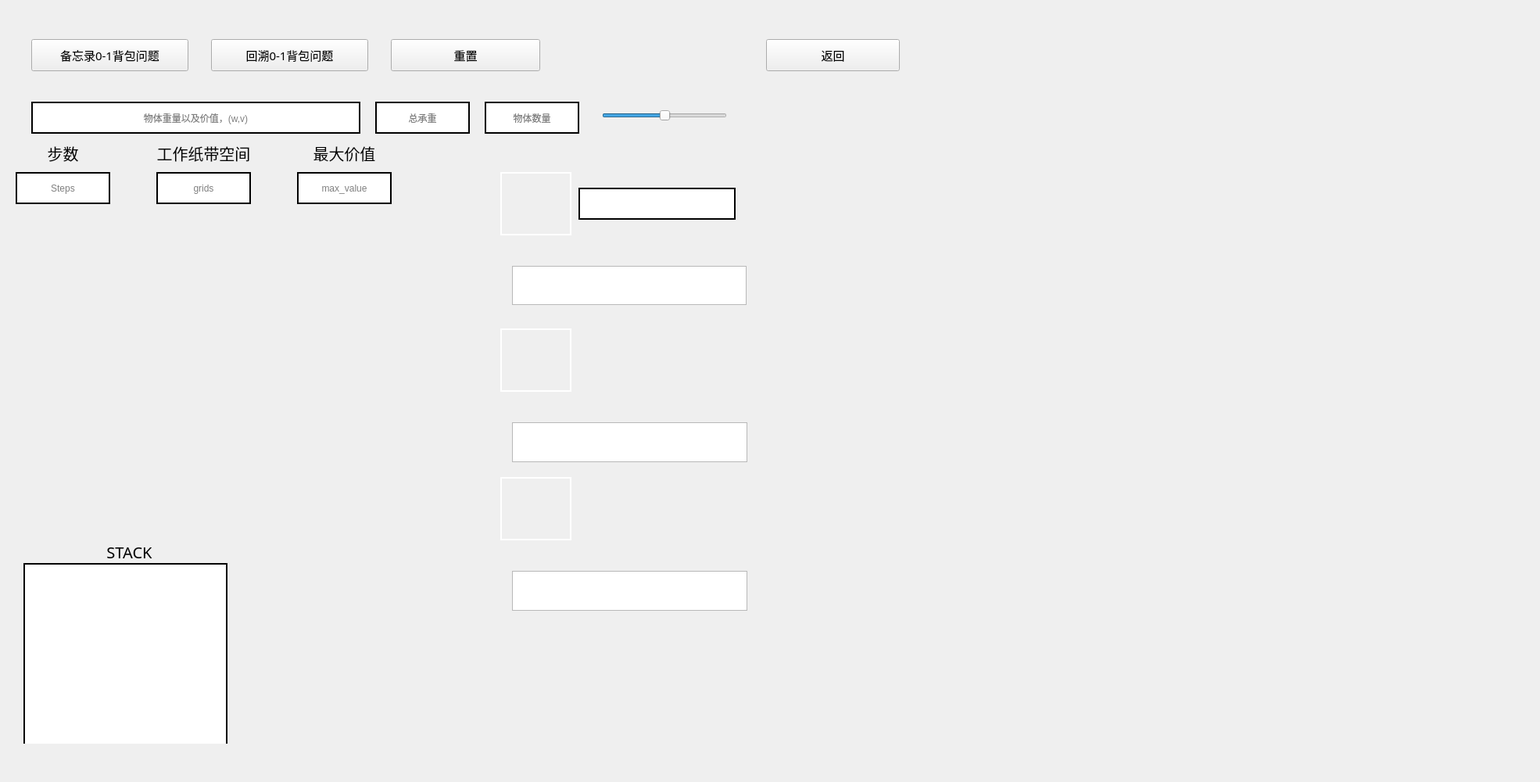
<?xml version="1.0" encoding="UTF-8"?>
<ui version="4.0">
 <class>recur_knapsack</class>
 <widget class="QWidget" name="recur_knapsack">
  <property name="geometry">
   <rect>
    <x>0</x>
    <y>0</y>
    <width>1970</width>
    <height>1000</height>
   </rect>
  </property>
  <property name="minimumSize">
   <size>
    <width>1200</width>
    <height>1000</height>
   </size>
  </property>
  <property name="maximumSize">
   <size>
    <width>999999</width>
    <height>1000</height>
   </size>
  </property>
  <property name="windowTitle">
   <string>recur_knapsack</string>
  </property>
  <widget class="QPushButton" name="memory_knap">
   <property name="geometry">
    <rect>
     <x>40</x>
     <y>50</y>
     <width>201</width>
     <height>41</height>
    </rect>
   </property>
   <property name="font">
    <font>
     <family>华文楷体</family>
     <pointsize>11</pointsize>
     <weight>50</weight>
     <italic>false</italic>
     <bold>false</bold>
    </font>
   </property>
   <property name="styleSheet">
    <string notr="true">QPushButton
{
	font: 11pt &quot;华文楷体&quot;;
}</string>
   </property>
   <property name="text">
    <string>备忘录0-1背包问题</string>
   </property>
  </widget>
  <widget class="QPushButton" name="backtrack_knap">
   <property name="geometry">
    <rect>
     <x>270</x>
     <y>50</y>
     <width>201</width>
     <height>41</height>
    </rect>
   </property>
   <property name="font">
    <font>
     <family>华文楷体</family>
     <pointsize>11</pointsize>
     <weight>50</weight>
     <italic>false</italic>
     <bold>false</bold>
    </font>
   </property>
   <property name="styleSheet">
    <string notr="true">QPushButton
{
	font: 11pt &quot;华文楷体&quot;;
}</string>
   </property>
   <property name="text">
    <string>回溯0-1背包问题</string>
   </property>
  </widget>
  <widget class="QPushButton" name="restore">
   <property name="geometry">
    <rect>
     <x>500</x>
     <y>50</y>
     <width>191</width>
     <height>41</height>
    </rect>
   </property>
   <property name="font">
    <font>
     <family>华文楷体</family>
     <pointsize>11</pointsize>
     <weight>50</weight>
     <italic>false</italic>
     <bold>false</bold>
    </font>
   </property>
   <property name="styleSheet">
    <string notr="true">QPushButton
{
	font: 11pt &quot;华文楷体&quot;;
}</string>
   </property>
   <property name="text">
    <string>重置</string>
   </property>
  </widget>
  <widget class="QPushButton" name="return_main">
   <property name="geometry">
    <rect>
     <x>980</x>
     <y>50</y>
     <width>171</width>
     <height>41</height>
    </rect>
   </property>
   <property name="font">
    <font>
     <family>华文楷体</family>
     <pointsize>11</pointsize>
     <weight>50</weight>
     <italic>false</italic>
     <bold>false</bold>
    </font>
   </property>
   <property name="styleSheet">
    <string notr="true">QPushButton
{
	font: 11pt &quot;华文楷体&quot;;
}</string>
   </property>
   <property name="text">
    <string>返回</string>
   </property>
  </widget>
  <widget class="QLabel" name="label_4">
   <property name="geometry">
    <rect>
     <x>120</x>
     <y>690</y>
     <width>91</width>
     <height>31</height>
    </rect>
   </property>
   <property name="font">
    <font>
     <family>华文楷体</family>
     <pointsize>15</pointsize>
     <weight>50</weight>
     <italic>false</italic>
     <bold>false</bold>
    </font>
   </property>
   <property name="styleSheet">
    <string notr="true">QLabel{
font: 15pt &quot;华文楷体&quot;;

}</string>
   </property>
   <property name="text">
    <string>STACK</string>
   </property>
   <property name="alignment">
    <set>Qt::AlignCenter</set>
   </property>
  </widget>
  <widget class="QTextEdit" name="STACK">
   <property name="geometry">
    <rect>
     <x>30</x>
     <y>720</y>
     <width>261</width>
     <height>231</height>
    </rect>
   </property>
   <property name="styleSheet">
    <string notr="true">QTextEdit {
    border-width: 2px 2px 0px 2px; /* 上、右、下边框1px，左边框0px */
    border-style: solid;
    border-color: black; /* 边框颜色为黑色 */
	font: 13pt &quot;宋体&quot;;
}
</string>
   </property>
  </widget>
  <widget class="QLineEdit" name="input_Knap">
   <property name="geometry">
    <rect>
     <x>40</x>
     <y>130</y>
     <width>421</width>
     <height>41</height>
    </rect>
   </property>
   <property name="styleSheet">
    <string notr="true">QLineEdit{
font: 13pt &quot;华文楷体&quot;;
border:2px solid black
}</string>
   </property>
   <property name="inputMask">
    <string/>
   </property>
   <property name="text">
    <string extracomment="二分搜索，请输入初始序列"/>
   </property>
   <property name="alignment">
    <set>Qt::AlignCenter</set>
   </property>
   <property name="placeholderText">
    <string>物体重量以及价值，(w,v)</string>
   </property>
  </widget>
  <widget class="QLineEdit" name="input_Capacity">
   <property name="geometry">
    <rect>
     <x>480</x>
     <y>130</y>
     <width>121</width>
     <height>41</height>
    </rect>
   </property>
   <property name="styleSheet">
    <string notr="true">QLineEdit{
font: 13pt &quot;华文楷体&quot;;
border:2px solid black
}</string>
   </property>
   <property name="alignment">
    <set>Qt::AlignCenter</set>
   </property>
   <property name="placeholderText">
    <string>总承重</string>
   </property>
  </widget>
  <widget class="QLineEdit" name="input_Num">
   <property name="geometry">
    <rect>
     <x>620</x>
     <y>130</y>
     <width>121</width>
     <height>41</height>
    </rect>
   </property>
   <property name="styleSheet">
    <string notr="true">QLineEdit{
font: 13pt &quot;华文楷体&quot;;
border:2px solid black
}</string>
   </property>
   <property name="alignment">
    <set>Qt::AlignCenter</set>
   </property>
   <property name="placeholderText">
    <string>物体数量</string>
   </property>
  </widget>
  <widget class="QLineEdit" name="grids">
   <property name="geometry">
    <rect>
     <x>200</x>
     <y>220</y>
     <width>121</width>
     <height>41</height>
    </rect>
   </property>
   <property name="styleSheet">
    <string notr="true">QLineEdit{
font: 12pt &quot;华文楷体&quot;;
border:2px solid black
}</string>
   </property>
   <property name="text">
    <string/>
   </property>
   <property name="alignment">
    <set>Qt::AlignCenter</set>
   </property>
   <property name="placeholderText">
    <string>grids</string>
   </property>
  </widget>
  <widget class="QLabel" name="label">
   <property name="geometry">
    <rect>
     <x>30</x>
     <y>180</y>
     <width>101</width>
     <height>31</height>
    </rect>
   </property>
   <property name="font">
    <font>
     <family>华文楷体</family>
     <pointsize>15</pointsize>
     <weight>50</weight>
     <italic>false</italic>
     <bold>false</bold>
    </font>
   </property>
   <property name="styleSheet">
    <string notr="true">QLabel{
font: 15pt &quot;华文楷体&quot;;

}</string>
   </property>
   <property name="text">
    <string>步数</string>
   </property>
   <property name="alignment">
    <set>Qt::AlignCenter</set>
   </property>
  </widget>
  <widget class="QLabel" name="label_2">
   <property name="geometry">
    <rect>
     <x>170</x>
     <y>180</y>
     <width>181</width>
     <height>31</height>
    </rect>
   </property>
   <property name="font">
    <font>
     <family>华文楷体</family>
     <pointsize>15</pointsize>
     <weight>50</weight>
     <italic>false</italic>
     <bold>false</bold>
    </font>
   </property>
   <property name="styleSheet">
    <string notr="true">QLabel{
font: 15pt &quot;华文楷体&quot;;

}</string>
   </property>
   <property name="text">
    <string>工作纸带空间</string>
   </property>
   <property name="alignment">
    <set>Qt::AlignCenter</set>
   </property>
  </widget>
  <widget class="QLineEdit" name="max_value">
   <property name="geometry">
    <rect>
     <x>380</x>
     <y>220</y>
     <width>121</width>
     <height>41</height>
    </rect>
   </property>
   <property name="styleSheet">
    <string notr="true">QLineEdit{
font: 12pt &quot;华文楷体&quot;;
border:2px solid black
}</string>
   </property>
   <property name="text">
    <string/>
   </property>
   <property name="alignment">
    <set>Qt::AlignCenter</set>
   </property>
   <property name="placeholderText">
    <string>max_value</string>
   </property>
  </widget>
  <widget class="QLineEdit" name="steps">
   <property name="geometry">
    <rect>
     <x>20</x>
     <y>220</y>
     <width>121</width>
     <height>41</height>
    </rect>
   </property>
   <property name="styleSheet">
    <string notr="true">QLineEdit{
font: 12pt &quot;华文楷体&quot;;
border:2px solid black
}</string>
   </property>
   <property name="text">
    <string/>
   </property>
   <property name="alignment">
    <set>Qt::AlignCenter</set>
   </property>
   <property name="readOnly">
    <bool>false</bool>
   </property>
   <property name="placeholderText">
    <string>Steps</string>
   </property>
  </widget>
  <widget class="QLabel" name="label_3">
   <property name="geometry">
    <rect>
     <x>380</x>
     <y>180</y>
     <width>121</width>
     <height>31</height>
    </rect>
   </property>
   <property name="font">
    <font>
     <family>华文楷体</family>
     <pointsize>15</pointsize>
     <weight>50</weight>
     <italic>false</italic>
     <bold>false</bold>
    </font>
   </property>
   <property name="styleSheet">
    <string notr="true">QLabel{
font: 15pt &quot;华文楷体&quot;;

}</string>
   </property>
   <property name="text">
    <string>最大价值</string>
   </property>
   <property name="alignment">
    <set>Qt::AlignCenter</set>
   </property>
  </widget>
  <widget class="QTableWidget" name="inputTape">
   <property name="geometry">
    <rect>
     <x>655</x>
     <y>340</y>
     <width>300</width>
     <height>50</height>
    </rect>
   </property>
   <property name="font">
    <font>
     <pointsize>13</pointsize>
     <weight>75</weight>
     <bold>true</bold>
    </font>
   </property>
   <property name="styleSheet">
    <string notr="true">QTableWidegt
{
border:2px solid black;
}</string>
   </property>
   <property name="textElideMode">
    <enum>Qt::ElideMiddle</enum>
   </property>
  </widget>
  <widget class="QLabel" name="picture_turing_2">
   <property name="geometry">
    <rect>
     <x>640</x>
     <y>420</y>
     <width>91</width>
     <height>81</height>
    </rect>
   </property>
   <property name="styleSheet">
    <string notr="true">QLabel{
border:2px solid white
}</string>
   </property>
   <property name="text">
    <string/>
   </property>
   <property name="scaledContents">
    <bool>true</bool>
   </property>
  </widget>
  <widget class="QLabel" name="picture_arrowhead_3">
   <property name="geometry">
    <rect>
     <x>670</x>
     <y>690</y>
     <width>30</width>
     <height>40</height>
    </rect>
   </property>
   <property name="styleSheet">
    <string notr="true"/>
   </property>
   <property name="text">
    <string/>
   </property>
   <property name="scaledContents">
    <bool>true</bool>
   </property>
  </widget>
  <widget class="QLineEdit" name="output_process">
   <property name="geometry">
    <rect>
     <x>740</x>
     <y>240</y>
     <width>201</width>
     <height>41</height>
    </rect>
   </property>
   <property name="font">
    <font>
     <pointsize>13</pointsize>
     <weight>75</weight>
     <bold>true</bold>
    </font>
   </property>
   <property name="styleSheet">
    <string notr="true">QLineEdit{
border:2px solid black
}</string>
   </property>
   <property name="alignment">
    <set>Qt::AlignCenter</set>
   </property>
  </widget>
  <widget class="QLabel" name="picture_arrowhead_2">
   <property name="geometry">
    <rect>
     <x>670</x>
     <y>500</y>
     <width>30</width>
     <height>40</height>
    </rect>
   </property>
   <property name="styleSheet">
    <string notr="true"/>
   </property>
   <property name="text">
    <string/>
   </property>
   <property name="scaledContents">
    <bool>true</bool>
   </property>
  </widget>
  <widget class="QLabel" name="picture_arrowhead">
   <property name="geometry">
    <rect>
     <x>670</x>
     <y>300</y>
     <width>30</width>
     <height>40</height>
    </rect>
   </property>
   <property name="styleSheet">
    <string notr="true"/>
   </property>
   <property name="text">
    <string/>
   </property>
   <property name="scaledContents">
    <bool>true</bool>
   </property>
  </widget>
  <widget class="QTableWidget" name="outputTape">
   <property name="geometry">
    <rect>
     <x>655</x>
     <y>730</y>
     <width>301</width>
     <height>51</height>
    </rect>
   </property>
   <property name="font">
    <font>
     <pointsize>13</pointsize>
     <weight>75</weight>
     <bold>true</bold>
    </font>
   </property>
   <property name="styleSheet">
    <string notr="true"/>
   </property>
  </widget>
  <widget class="QLabel" name="picture_turing_3">
   <property name="geometry">
    <rect>
     <x>640</x>
     <y>610</y>
     <width>91</width>
     <height>81</height>
    </rect>
   </property>
   <property name="styleSheet">
    <string notr="true">QLabel{
border:2px solid white
}</string>
   </property>
   <property name="text">
    <string/>
   </property>
   <property name="scaledContents">
    <bool>true</bool>
   </property>
  </widget>
  <widget class="QTableWidget" name="workTape">
   <property name="geometry">
    <rect>
     <x>655</x>
     <y>540</y>
     <width>301</width>
     <height>51</height>
    </rect>
   </property>
   <property name="font">
    <font>
     <pointsize>13</pointsize>
     <weight>75</weight>
     <bold>true</bold>
    </font>
   </property>
   <property name="styleSheet">
    <string notr="true"/>
   </property>
  </widget>
  <widget class="QLabel" name="picture_turing">
   <property name="geometry">
    <rect>
     <x>640</x>
     <y>220</y>
     <width>91</width>
     <height>81</height>
    </rect>
   </property>
   <property name="styleSheet">
    <string notr="true">QLabel{
border:2px solid white
}</string>
   </property>
   <property name="text">
    <string/>
   </property>
   <property name="scaledContents">
    <bool>true</bool>
   </property>
  </widget>
  <widget class="QSlider" name="horizontalSlider">
   <property name="geometry">
    <rect>
     <x>770</x>
     <y>140</y>
     <width>160</width>
     <height>16</height>
    </rect>
   </property>
   <property name="maximum">
    <number>2000</number>
   </property>
   <property name="sliderPosition">
    <number>1000</number>
   </property>
   <property name="orientation">
    <enum>Qt::Horizontal</enum>
   </property>
  </widget>
 </widget>
 <resources/>
 <connections/>
</ui>
